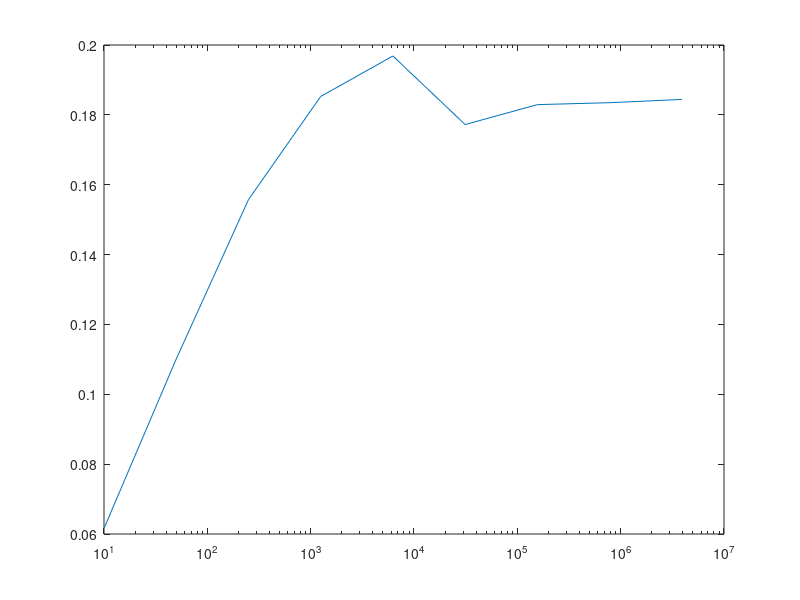

Write MATLAB code to recreate this figure.
MC = [10, 50, 250, 1250, 6250, 31250, 156250, 781250, 3.90625e+06, ];
e_var = [0.0616, 0.1101, 0.155716, 0.185262, 0.196853, 0.177226, 0.182928, 0.183483, 0.184418, ];
m_var = [0.2449, 1.83222, 3.04108, 3.75624, 6.19047, 4.98413, 5.14066, 5.19649, 5.27243, ];
mean_mag = [0.0955, 0.2812, 0.38874, 0.447208, 0.516098, 0.487916, 0.485555, 0.482239, 0.481925, ];
time_used = [0.000429, 0.002158, 0.010926, 0.065351, 0.29098, 1.47032, 7.34043, 36.8465, 185.934, ];
semilogx(MC, e_var)
